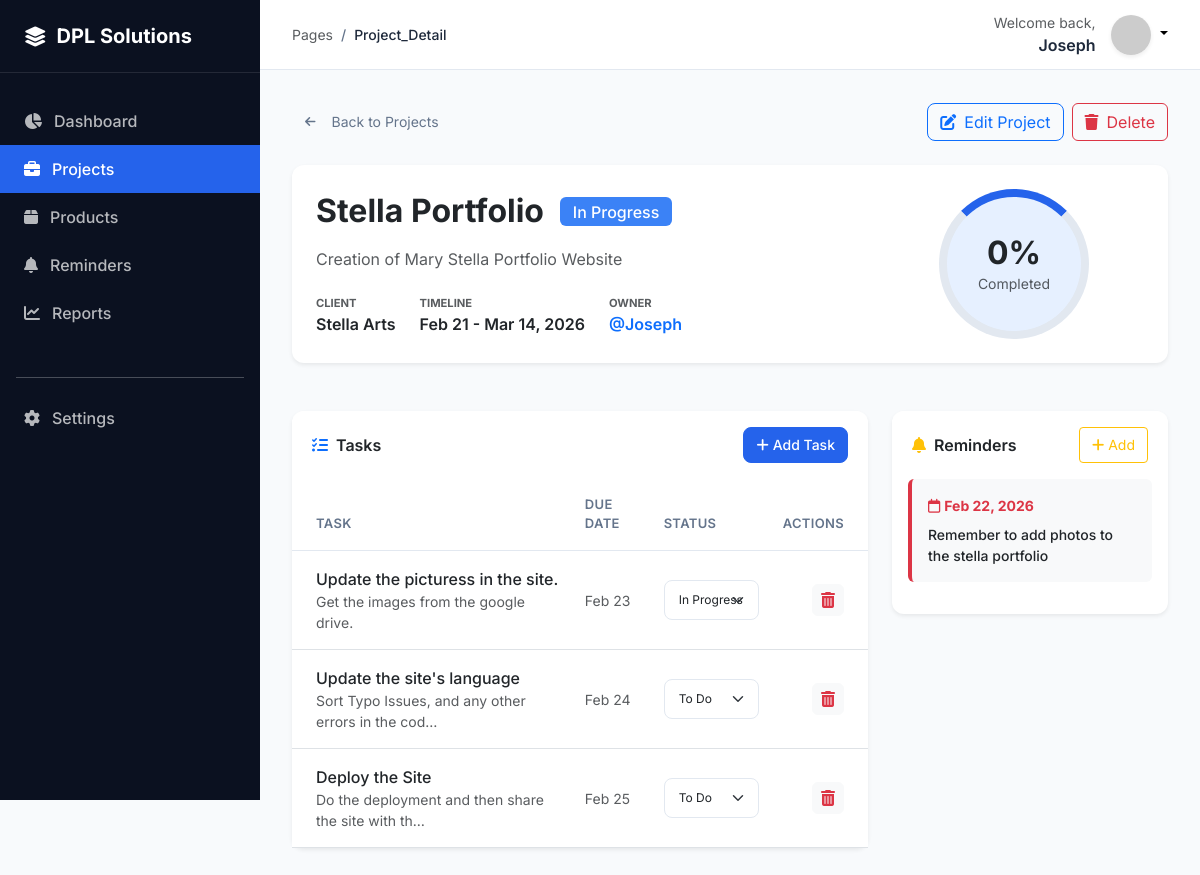
/projects/2/ (signed in), run on the app's committed database.
### projects/models.py (models this page shows, shortened)
class Project(models.Model):
    STATUS_CHOICES = [
        ('NOT_STARTED', 'Not Started'),
        ('IN_PROGRESS', 'In Progress'),
        ('ON_HOLD', 'On Hold'),
        ('COMPLETED', 'Completed'),
        ('CANCELLED', 'Cancelled'),
    ]
    owner = models.ForeignKey(User, on_delete=models.CASCADE, related_name='projects')
    name = models.CharField(max_length=255)
    client = models.CharField(max_length=255, blank=True, null=True)
    description = models.TextField(blank=True, null=True)
    start_date = models.DateField(default=timezone.now)
    deadline = models.DateField()
    status = models.CharField(max_length=20, choices=STATUS_CHOICES, default='NOT_STARTED')
    progress = models.FloatField(default=0.0)
    created_at = models.DateTimeField(auto_now_add=True)
    updated_at = models.DateTimeField(auto_now=True)
    completed_at = models.DateTimeField(null=True, blank=True)
    class Meta:
        ordering = ['-deadline']

class Task(models.Model):
    STATUS_CHOICES = [
        ('TODO', 'To Do'),
        ('IN_PROGRESS', 'In Progress'),
        ('DONE', 'Done'),
    ]
    project = models.ForeignKey(Project, on_delete=models.CASCADE, related_name='tasks')
    title = models.CharField(max_length=255)
    description = models.TextField(blank=True, null=True)
    status = models.CharField(max_length=20, choices=STATUS_CHOICES, default='TODO')
    due_date = models.DateField(blank=True, null=True)
    created_at = models.DateTimeField(auto_now_add=True)
    updated_at = models.DateTimeField(auto_now=True)

class Reminder(models.Model):
    project = models.ForeignKey(Project, on_delete=models.CASCADE, related_name='reminders')
    reminder_date = models.DateField()
    message = models.TextField(blank=True, null=True)
    is_sent = models.BooleanField(default=False)
    created_at = models.DateTimeField(auto_now_add=True)
    @property
    def is_overdue(self):
        return self.reminder_date < timezone.now().date() and not self.is_sent

### projects/views.py (the view)
# urls.py: path('projects/<int:pk>/', views.ProjectDetailView.as_view(), name='project_detail'),
class ProjectDetailView(LoginRequiredMixin, DetailView):
    model = Project
    context_object_name = 'project'
    template_name = 'projects/project_detail.html'
    def get_queryset(self):
        return Project.objects.filter(owner=self.request.user).prefetch_related('tasks', 'reminders')

### projects/templates/projects/project_detail.html (shortened to what this page needs)
{% extends 'base.html' %}
{% block content %}
<div class="d-flex justify-content-between align-items-center mb-4">
    <a href="{% url 'project_list' %}" class="btn-back">
        <i class="fas fa-arrow-left me-2"></i>Back to Projects
    </a>
    <div class="d-flex gap-2">
        <a href="{% url 'project_update' project.id %}" class="btn btn-outline-primary">
            <i class="fas fa-edit me-2"></i>Edit Project
        </a>
        <a href="{% url 'project_delete' project.id %}" class="btn btn-outline-danger">
            <i class="fas fa-trash me-2"></i>Delete
        </a>
    </div>
</div>
<div class="row g-4">
    <div class="col-lg-12">
        <div class="card shadow-sm border-0">
            <div class="card-body p-4">
                <div class="row align-items-center">
                    <div class="col-md-8">
                        <div class="d-flex align-items-center gap-3 mb-3">
                            <h2 class="fw-bold mb-0">{{ project.name }}</h2>
                            <span class="badge
                                {% if project.status == 'COMPLETED' %}bg-success
                                {% elif project.status == 'IN_PROGRESS' %}bg-info
                                {% elif project.status == 'ON_HOLD' %}bg-warning
                                {% else %}bg-secondary{% endif %} fs-6">
                                {{ project.get_status_display }}
                            </span>
                        </div>
                        <p class="text-muted">{{ project.description|default:"No description provided." }}</p>
                        <div class="d-flex gap-4 mt-4">
                            <div>
                                <small class="text-muted d-block text-uppercase fw-bold" style="font-size: 0.7rem;">Client</small>
                                <span class="fw-semibold">{{ project.client|default:"-" }}</span>
                            </div>
                            <div>
                                <small class="text-muted d-block text-uppercase fw-bold" style="font-size: 0.7rem;">Timeline</small>
                                <span class="fw-semibold">{{ project.start_date|date:"M d" }} - {{ project.deadline|date:"M d, Y" }}</span>
                            </div>
                            <div>
                                <small class="text-muted d-block text-uppercase fw-bold" style="font-size: 0.7rem;">Owner</small>
                                <span class="fw-semibold text-primary">@{{ project.owner.username }}</span>
                            </div>
                        </div>
                    </div>
                    <div class="col-md-4 text-center">
                        <div class="position-relative d-inline-block">
                            <div class="bg-primary bg-opacity-10 rounded-circle d-flex flex-column align-items-center justify-content-center" style="width: 150px; height: 150px; border: 8px solid var(--dpl-border); border-top-color: var(--dpl-blue);">
                                <h2 class="mb-0 fw-bold">{{ project.progress|floatformat:0 }}%</h2>
                                <small class="text-muted">Completed</small>
                            </div>
                        </div>
                    </div>
                </div>
            </div>
        </div>
    </div>
    <div class="col-lg-8">
        <div class="card border-0 shadow-sm">
            <div class="card-header d-flex justify-content-between align-items-center bg-white border-0 py-3">
                <span class="fw-semibold"><i class="fas fa-tasks me-2 text-primary"></i>Tasks</span>
                <a href="{% url 'task_create' project.id %}" class="btn btn-sm btn-primary">
                    <i class="fas fa-plus me-1"></i>Add Task
                </a>
            </div>
            <div class="card-body p-0">
                {% if project.tasks.all %}
                <div class="table-responsive">
                    <table class="table table-hover mb-0">
                        <thead class="bg-light">
                            <tr>
                                <th class="ps-4 rounded-top-0">Task</th>
                                <th>Due Date</th>
                                <th>Status</th>
                                <th class="text-end pe-4 rounded-top-0">Actions</th>
                            </tr>
                        </thead>
                        <tbody>
                            {% for task in project.tasks.all %}
                            <tr class="align-middle">
                                <td class="ps-4">
                                    <span class="fw-medium text-dark">{{ task.title }}</span>
                                    {% if task.description %}
                                    <small class="text-muted d-block">{{ task.description|truncatechars:50 }}</small>
                                    {% endif %}
                                </td>
                                <td>
                                    <small class="{% if task.is_overdue %}text-danger{% else %}text-muted{% endif %}">{{ task.due_date|date:"M d"|default:"-" }}</small>
                                </td>
                                <td>
                                    <form action="{% url 'task_status_update' task.id %}" method="post" id="form-task-{{ task.id }}" class="d-inline">
                                        <select name="status" class="form-select form-select-sm d-inline-block w-auto" onchange="this.form.submit()" style="font-size: 0.75rem;">
                                            <option value="TODO" {% if task.status == 'TODO' %}selected{% endif %}>To Do</option>
                                            <option value="IN_PROGRESS" {% if task.status == 'IN_PROGRESS' %}selected{% endif %}>In Progress</option>
                                        </select>
                                    </form>
                                </td>
                                <td class="text-end pe-4">
                                    <a href="{% url 'task_delete' task.id %}" class="btn btn-icon-sm btn-light text-danger" title="Delete task">
                                        <i class="fas fa-trash-alt"></i>
                                    </a>
                                </td>
                            </tr>
                            {% endfor %}
                        </tbody>
                    </table>
                </div>
                {% endif %}
            </div>
        </div>
    </div>
    <div class="col-lg-4">
        <div class="card border-0 shadow-sm">
            <div class="card-header d-flex justify-content-between align-items-center bg-white border-0 py-3">
                <span class="fw-semibold"><i class="fas fa-bell me-2 text-warning"></i>Reminders</span>
                <a href="{% url 'reminder_create' %}?project={{ project.id }}" class="btn btn-sm btn-outline-warning">
                    <i class="fas fa-plus me-1"></i>Add
                </a>
            </div>
            <div class="card-body pt-0">
                {% if project.reminders.all %}
                    {% for reminder in project.reminders.all %}
                    <div class="bg-light p-3 rounded mb-3 border-start border-4 {% if reminder.is_overdue %}border-danger{% else %}border-warning{% endif %}">
                        <div class="d-flex justify-content-between align-items-center mb-2">
                            <small class="fw-bold {% if reminder.is_overdue %}text-danger{% else %}text-muted{% endif %}">
                                <i class="far fa-calendar me-1"></i>{{ reminder.reminder_date|date:"M d, Y" }}
                            </small>
                        </div>
                        <p class="mb-0 small fw-medium">{{ reminder.message|default:"Check project status" }}</p>
                    </div>
                    {% endfor %}
                {% endif %}
            </div>
        </div>
    </div>
</div>
{% endblock %}

### templates/base.html (shortened to what this page needs)
<!DOCTYPE html>
<html lang="en">
<head>
    <link href="https://cdn.jsdelivr.net/npm/bootstrap@5.3.0/dist/css/bootstrap.min.css" rel="stylesheet">
    <link rel="stylesheet" href="https://cdnjs.cloudflare.com/ajax/libs/font-awesome/6.4.0/css/all.min.css">
</head>
<body>
    <aside class="sidebar" id="sidebar">
        <div class="sidebar-header">
            <i class="fas fa-layer-group fa-lg"></i>
            <h5 class="mb-0 fw-bold">DPL Solutions</h5>
        </div>
        <div class="py-4">
            <a href="{% url 'dashboard' %}" class="nav-link {% if request.resolver_match.url_name == 'dashboard' %}active{% endif %}">
                <i class="fas fa-chart-pie"></i> Dashboard
            </a>
            <a href="{% url 'project_list' %}" class="nav-link {% if 'project' in request.resolver_match.url_name %}active{% endif %}">
                <i class="fas fa-briefcase"></i> Projects
            </a>
            <a href="{% url 'product_list' %}" class="nav-link {% if 'product' in request.resolver_match.url_name %}active{% endif %}">
                <i class="fas fa-box"></i> Products
            </a>
            <a href="{% url 'reminder_list' %}" class="nav-link {% if 'reminder' in request.resolver_match.url_name %}active{% endif %}">
                <i class="fas fa-bell"></i> Reminders
            </a>
            <a href="{% url 'reports_dashboard' %}" class="nav-link {% if 'reports' in request.resolver_match.url_name %}active{% endif %}">
                <i class="fas fa-chart-line"></i> Reports
            </a>
            <div class="mt-auto pt-4">
                <hr class="mx-3 opacity-10">
                <a href="{% url 'settings' %}" class="nav-link {% if request.resolver_match.url_name == 'settings' %}active{% endif %}">
                    <i class="fas fa-cog"></i> Settings
                </a>
            </div>
        </div>
    </aside>
    <div class="main-wrapper">
        <header>
            <div class="d-flex align-items-center">
                <nav aria-label="breadcrumb">
                    <ol class="breadcrumb mb-0">
                        <li class="breadcrumb-item text-muted">Pages</li>
                        <li class="breadcrumb-item active fw-medium">{{ request.resolver_match.url_name|title }}</li>
                    </ol>
                </nav>
            </div>
            <div class="d-flex align-items-center gap-3">
                <div class="text-end d-none d-md-block">
                    <small class="text-muted d-block">Welcome back,</small>
                    <span class="fw-semibold">{{ user.username }}</span>
                </div>
                <div class="dropdown">
                    <a href="#" class="d-block link-body-emphasis text-decoration-none dropdown-toggle" data-bs-toggle="dropdown">
                        <img src="https://ui-avatars.com/api/?name={{ user.username }}&background=2563EB&color=fff" width="40" height="40" class="rounded-circle shadow-sm">
                    </a>
                </div>
            </div>
        </header>
        <main class="content-area page-fade">
            {% block content %}{% endblock %}
        </main>
    </div>
</body>
</html>

### data on the page
Project: name "Stella Portfolio", status "In Progress", description "Creation of Mary Stella Portfolio Website", client "Stella Arts", start_date "Feb 21", deadline "Mar 14, 2026", owner.username "Joseph", progress "0"
Task: title "Update the picturess in the site.", description "Get the images from the google drive.", due_date "Feb 23", status "In Progress"
Task: title "Update the site's language", description "Sort Typo Issues, and any other errors in the cod…", due_date "Feb 24", status "To Do"
Task: title "Deploy the Site", description "Do the deployment and then share the site with th…", due_date "Feb 25", status "To Do"
Reminder: reminder_date "Feb 22, 2026", message "Remember to add photos to the stella portfolio"

### other printed values
{{ request.resolver_match.url_name|title }} "Project_Detail"
{{ user.username }} "Joseph"
